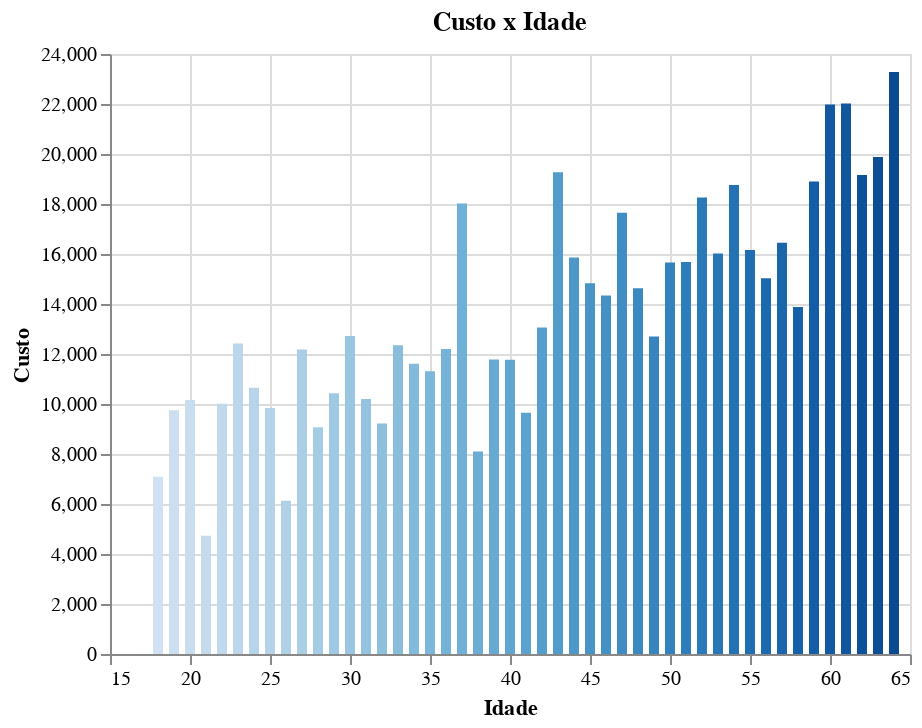

The notebook cell this image was saved under:
### Code cell
alt.Chart(c_id_df, title="Custo x Idade").mark_bar().encode(
    y = alt.X("charges", title="Custo"),
    x= alt.Y("age", title="Idade"),
    color = alt.Color('age', legend=None)
).interactive()

### Figure 1 — Vega-Lite specification as saved in the notebook (floating-point values rounded to 4 significant figures)
{"config": {"view": {"continuousWidth": 400, "continuousHeight": 300}}, "data": {"name": "data-0c498615cd688ca582b46277f153efb3"}, "mark": "bar", "encoding": {"color": {"type": "quantitative", "field": "age", "legend": null}, "x": {"type": "quantitative", "field": "age", "title": "Idade"}, "y": {"type": "quantitative", "field": "charges", "title": "Custo"}}, "selection": {"selector009": {"type": "interval", "bind": "scales", "encodings": ["x", "y"]}}, "title": "Custo x Idade", "$schema": "https://vega.github.io/schema/vega-lite/v4.0.2.json", "datasets": {"data-0c498615cd688ca582b46277f153efb3": [{"age": 18, "charges": 7086.0}, {"age": 19, "charges": 9748.0}, {"age": 20, "charges": 10160.0}, {"age": 21, "charges": 4730.0}, {"age": 22, "charges": 10010.0}, {"age": 23, "charges": 12420.0}, {"age": 24, "charges": 10650.0}, {"age": 25, "charges": 9838.0}, {"age": 26, "charges": 6134.0}, {"age": 27, "charges": 12180.0}, {"age": 28, "charges": 9069.0}, {"age": 29, "charges": 10430.0}, {"age": 30, "charges": 12720.0}, {"age": 31, "charges": 10200.0}, {"age": 32, "charges": 9220.0}, {"age": 33, "charges": 12350.0}, {"age": 34, "charges": 11610.0}, {"age": 35, "charges": 11310.0}, {"age": 36, "charges": 12200.0}, {"age": 37, "charges": 18020.0}, {"age": 38, "charges": 8103.0}, {"age": 39, "charges": 11780.0}, {"age": 40, "charges": 11770.0}, {"age": 41, "charges": 9654.0}, {"age": 42, "charges": 13060.0}, {"age": 43, "charges": 19270.0}, {"age": 44, "charges": 15860.0}, {"age": 45, "charges": 14830.0}, {"age": 46, "charges": 14340.0}, {"age": 47, "charges": 17650.0}, {"age": 48, "charges": 14630.0}, {"age": 49, "charges": 12700.0}, {"age": 50, "charges": 15660.0}, {"age": 51, "charges": 15680.0}, {"age": 52, "charges": 18260.0}, {"age": 53, "charges": 16020.0}, {"age": 54, "charges": 18760.0}, {"age": 55, "charges": 16160.0}, {"age": 56, "charges": 15030.0}, {"age": 57, "charges": 16450.0}, {"age": 58, "charges": 13880.0}, {"age": 59, "charges": 18900.0}, {"age": 60, "charges": 21980.0}, {"age": 61, "charges": 22020.0}, {"age": 62, "charges": 19160.0}, {"age": 63, "charges": 19880.0}, {"age": 64, "charges": 23280.0}]}}
